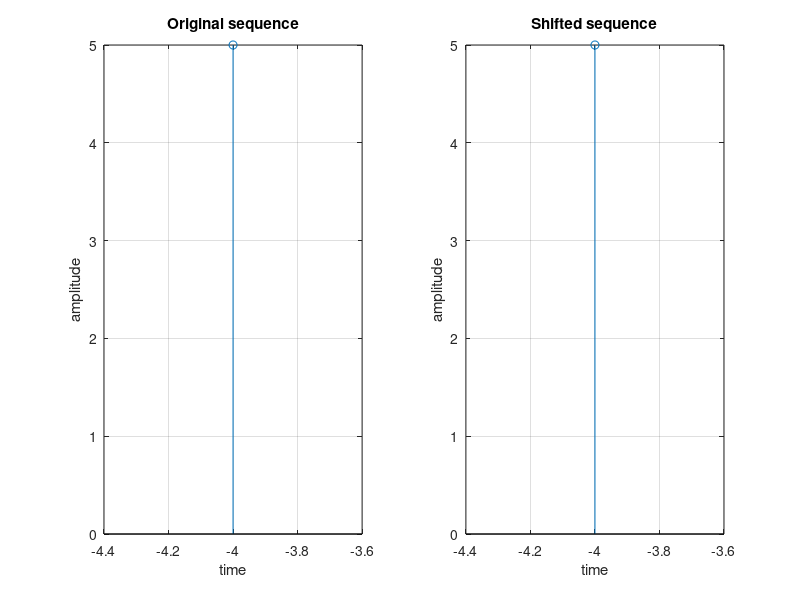

Recreate this plot in MATLAB.
clc; 
clear;
close all;

%%
x=input('enter the sequence:');
p=input('enter the pointer position:');
s=input('enter the shifting factor:');
c=input('enter 1 for right shifting or 2 for left shifting:');

%%
l=length(x);
left=1-p;
right=l-p;
t=left:right;
subplot (1,2,1);
stem (t,x);
xlabel ('time');
ylabel ('amplitude');
title ('Original sequence');
grid on;

if(c==1)
    t=left-s:right-s;
end
if(c==2)
    t=left+s:right+s;
end
subplot (1,2,2);
stem (t,x);
xlabel ('time');
ylabel ('amplitude');
title ('Shifted sequence');
grid on;
